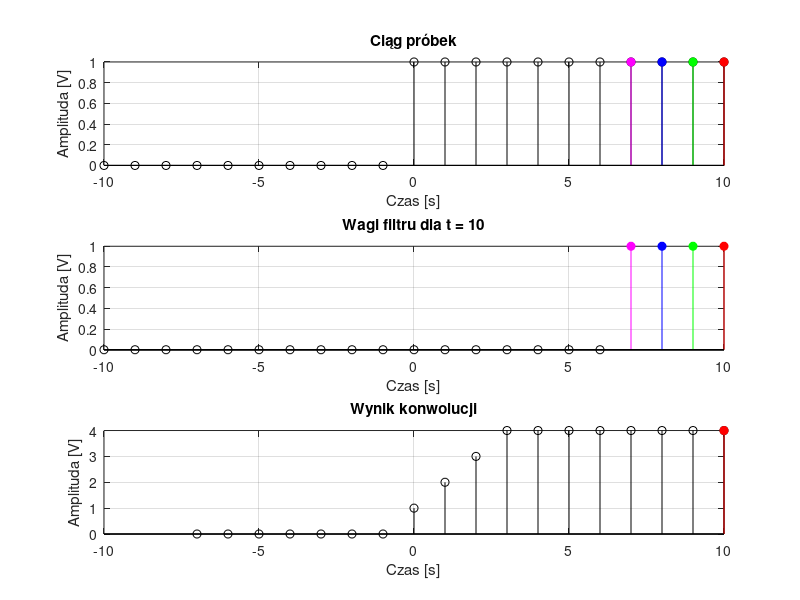

Write MATLAB code to recreate this figure.
%% Podstawy działania filtru FIR (o skończonej odpowiedzi impulsowej)
clear; clc; close all;

%% Definicja filtru
FIRcoefs = [ 1 1 1 1 ];                 % Współczynniki filtru

filterOrder = length( FIRcoefs );       % Rząd filtru (liczba współczynników)

%% Definicja sygnału
samplesBeforeZero = 10;                 % Liczba próbek przed czasem t=0
samplesAfterZero = 10;                  % Liczba próbek po czasie t=0

%signal = [ 1 ];                        % Jedna niezerowa próbka - impuls
signal = ones( 1, samplesAfterZero + 1 );
%% Parametry wyświetlania
FIRcoefsColors = [ 'm' 'b' 'g' 'r' ];   % Kolory kolejnych współczynników
                                        % UWAGA: przy zwiększeniu ilości
                                        % współczynników (rzędu) filtru
                                        % należy rozszerzyć ten wektor

%% Generacja sygnału
% Generujemy samplesBeforeZero zerowych próbek (czasy t<0),
% dodajemy ciąg próbek dany przez signal i dopełniamy zerami tak, aby ilość
% próbek dla t>0 wyniosła samplesAfterZero (plus jedna próbka dla t=0)
samples = [ zeros( 1, samplesBeforeZero ) signal zeros( 1, samplesAfterZero - length( signal ) + 1) ];

% Wektor indeksów próbek (do wykresów)
samplesIdx = -samplesBeforeZero : samplesAfterZero;

%% Animacja konwolucji - fitracji sygnału
% Wykład 9. -- Konwolucja widziana od strony wyjścia:
% "Aby wyliczyć sygnał wyjściowy należy odwrócić ciąg próbek odpowiedzi
% impulsowej !", czyli musimy odwrócić wektor współczynników filtru aby móc
% wykonać animację konwolucji:
FIRcoefsInv = flip( FIRcoefs );

% Inicjalizacja wektora przefiltrowanych próbek wartościami NaN (not a
% number) - wartości Nan nie są wyświetlane na wykresie
filteredSamples = NaN( 1, length( samplesIdx ));

% Wykonujemy pętlę po wszystkich próbkach, od czasu t = -samplesBeforeZero
% do t = samplesAfterZero - filterOrder (nie możemy policzyć konwolucji do
% chwili t = samplesAfterZero bo braknie nam próbek...)
for idX = -samplesBeforeZero + filterOrder - 1 : samplesAfterZero
    % Przełożenie granic sumowania na indeks wektora w Matlab-ie
    matlabIdx = idX + samplesBeforeZero + 1;
    
    % Obliczenie wartości aktualnie przetwarzaniej próbki
    filteredSamples( matlabIdx ) = sum( FIRcoefsInv .* samples( matlabIdx - filterOrder + 1: matlabIdx ) );

    % Wykres ciągu próbek
    figure(1), clf; subplot( 3, 1, 1 );
    stem( samplesIdx, samples, 'k' ), title( 'Ciąg próbek' );
    grid on;
    xlabel('Czas [s]');
    ylabel('Amplituda [V]');
    hold on;
    
    % Inicjacja wykresu współczynników filtru (same zera bez współczynników - te, różnymi
    % kolorami doda pętla)
    subplot( 3, 1, 2 );
    stem( samplesIdx, [ zeros( 1, matlabIdx - filterOrder )  NaN( 1, filterOrder ) zeros( 1, length( samplesIdx ) - matlabIdx ) ], 'k' )
    title( sprintf( 'Wagi filtru dla t = %d', idX ) );
    grid on;
    xlabel('Czas [s]');
    ylabel('Amplituda [V]');
    hold on;

    % Pętla rysująca kolejne współczynniki filtru
    for firIdx = 1 : filterOrder
        % Dodanie pokolorowanych próbek sygnału wejśiowego używanych w
        % danym kroku konwolucji
        subplot( 3, 1, 1 );
        stem( idX - filterOrder + firIdx, samples( matlabIdx - filterOrder + firIdx ), 'filled', FIRcoefsColors( firIdx ) );

        % Dodanie pokolorowanych współczynników filtru w aktualnej pozycji
        % czasowej
        subplot( 3, 1, 2 );
        stem( idX - filterOrder + firIdx, FIRcoefsInv( firIdx ), 'filled', FIRcoefsColors( firIdx ) );
    end

    % Wykres wyniku - filteredSamples
    subplot( 3, 1, 3 );
    stem( samplesIdx, filteredSamples, 'k' );
    title( 'Wynik konwolucji')
    xlim( [ -samplesBeforeZero samplesAfterZero ]);
    grid on;
    xlabel('Czas [s]');
    ylabel('Amplituda [V]');
    hold on;
    % Pokolorowanie wartości wyliczonej w aktualnym kroku
    stem( idX, filteredSamples( matlabIdx ), 'filled', FIRcoefsColors( filterOrder ) );
    
    % Przerwa przed następnym krokiem (można zakomentować w dalszej części
    % zadania)
    pause( 1 );
end